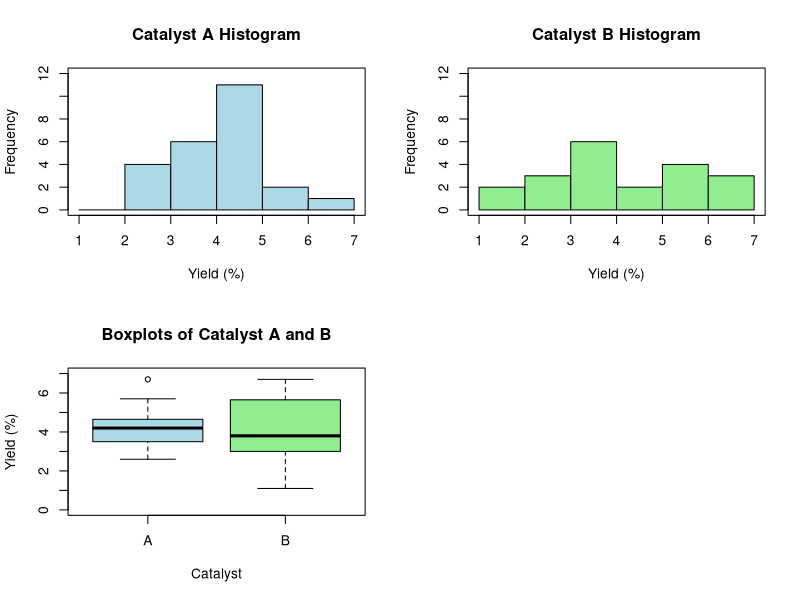

Write R code to recreate this figure.

x <- c(4.4, 3.4, 2.6, 3.8, 4.9, 4.6, 5.2, 4.7, 4.1, 2.6, 6.7, 4.1, 3.6, 2.9, 2.6, 4.0, 4.3, 3.9, 4.8, 4.5, 4.4, 3.1, 5.7, 4.5)
y <- c(3.4, 1.1, 2.9, 5.5, 6.4, 5.0, 5.8, 2.5, 3.7, 3.8, 3.1, 1.6, 3.5, 5.9, 6.7, 5.2, 6.3, 2.6, 4.3, 3.8)

par(mfrow = c(2, 2))
brk <- seq(1, 7, by = 1)
plot_hist <- function(d, brk, title, xlabel, ylabel, fill, xlim, ylim) {
  hist(d, breaks = brk, 
       main = title, 
       xlab = xlabel, 
       ylab = ylabel, 
       col = fill, 
       border = "black", 
       xlim = xlim, 
       ylim = ylim, 
       axes = FALSE)
  axis(1, at = seq(xlim[1], xlim[2], by = 1))
  axis(2, at = seq(ylim[1], ylim[2], by = 2))
  box()
}
plot_hist(x, brk, 
          title = "Catalyst A Histogram", 
          xlabel = "Yield (%)", 
          ylabel = "Frequency", 
          fill = "lightblue", 
          xlim = c(1, 7), 
          ylim = c(0, 12))
plot_hist(y, brk, 
          title = "Catalyst B Histogram", 
          xlabel = "Yield (%)", 
          ylabel = "Frequency", 
          fill = "lightgreen", 
          xlim = c(1, 7), 
          ylim = c(0, 12))
boxplot(list(A = x, B = y), 
        main = "Boxplots of Catalyst A and B", 
        xlab = "Catalyst", 
        ylab = "Yield (%)", 
        col = c("lightblue", "lightgreen"), 
        names = c("A", "B"), 
        ylim = c(0, 7))
par(mfrow = c(1, 1))
stem_plot <- function(d, label) {
  cat(sprintf("\nStem-and-leaf plot for %s:\n\n", label))
  cat("The decimal point is at the |\n\n")
  st <- floor(d)
  lv <- round((d - st) * 10)
  sl <- split(lv, st)
  for (v in 1:6) {
    if (is.null(sl[[as.character(v)]])) {
      cat(sprintf("  %d | \n", v))
    } else {
      cat(sprintf("  %d | %s\n", v, paste(sort(sl[[as.character(v)]]), collapse = "")))
    }
  }
}
stem_plot(x, "Catalyst A")
stem_plot(y, "Catalyst B")
